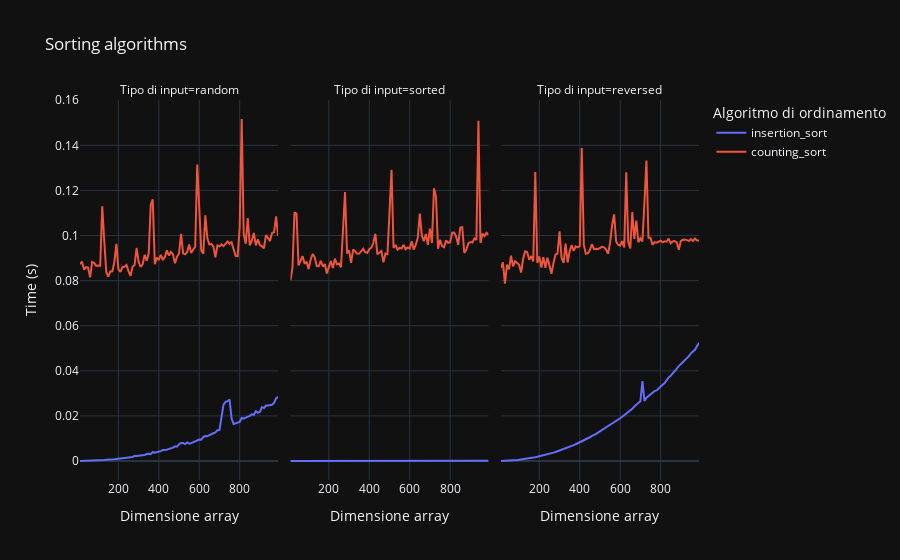

Notebook cell for this chart:
### Code cell
figure = px.line(df.query("num_samples > 0"),
                 x="num_samples",
                 y="time",
                 color="test_type",
                 facet_col="input_type",
                 title="Sorting algorithms",
                 labels={"num_samples": "Dimensione array", "time": "Time (s)", "test_type": "Algoritmo di ordinamento", "input_type": "Tipo di input"})
figure.show()
